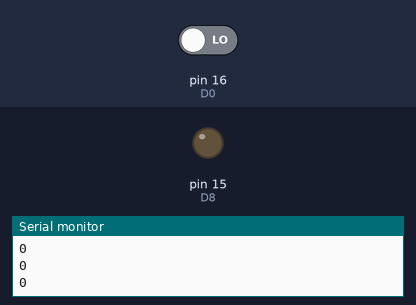
The sketch below on a simulated Arduino Uno, built with avr-gcc and run on an emulated ATmega328P. Parts: output pins drawn as LEDs (lit = HIGH), the last lines printed to the serial monitor. The inputs (shaded band) are chosen by the test bench; at power-on: pin 16 (D0) LOW.

Above: at 1.8 s.
1.9 s: pin 16 (D0) driven HIGH
At 3.2 s:
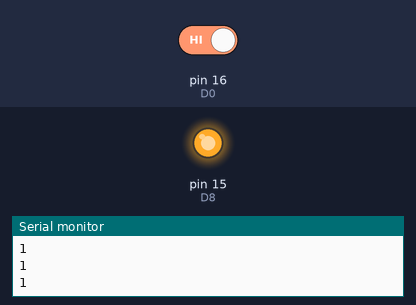
3.5 s: pin 16 (D0) driven LOW
At 4.6 s:
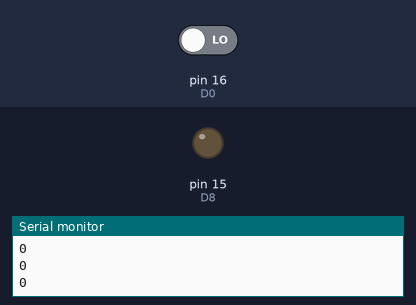
Timing chart, 0 to 6.5 s (numbered marks = the images above; inputs shaded):
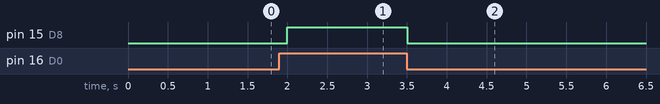

Measured:
- after the input at 1.9 s, pin 15 (D8): LOW → HIGH after 0.10 s
- after the input at 3.5 s, pin 15 (D8): HIGH → LOW at once

The sketch:

sketch_ldr-test.ino
```cpp
void setup() {
  pinMode(16, INPUT); //D0
  pinMode(15, OUTPUT); //D8
  Serial.begin(230400);
  Serial.println("app start");
}

void loop() {
//  if (value < 100) {
//    value = 0;
//  }
//  Serial.println(value);
  //int value = analogRead(A0);
  //analogWrite(15, value);

  int value = digitalRead(16);
  if (value == 1) {
    digitalWrite(15, HIGH);
  } else if (value == 0) {
    digitalWrite(15, LOW);
  }
  Serial.println(value);
  delay(500);
}
```
